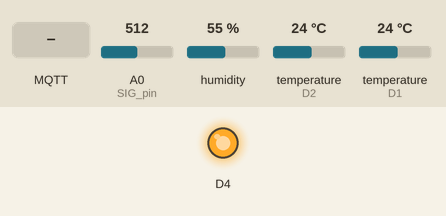
A sketch run on a simulated ESP8266 (NodeMCU). Parts: output pins drawn as LEDs (lit = HIGH, except the on-board LED, lit = LOW). The inputs (shaded band) are chosen by the test bench; at power-on: A0 (SIG_pin) = 512, humidity 55 %, temperature (sensors on D2, D1) 24 °C. WiFi joins after 1.5 s; servers stay silent unless stated; random numbers use the default seed unless the sketch sets one; no MQTT or app messages arrive unless stated; pins used as bus, display or sensor lines are not drawn; what the sketch prints to the serial monitor is not drawn.

Above: at 2.7 s.
2.8 s: MQTT message "0" arrives on the first subscribed topic
At 12.4 s:
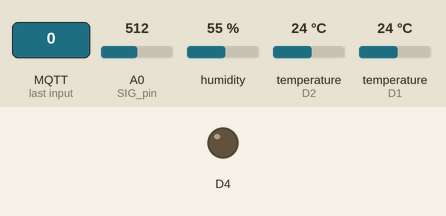
13.1 s: MQTT message "1" arrives on the first subscribed topic
At 22.5 s:
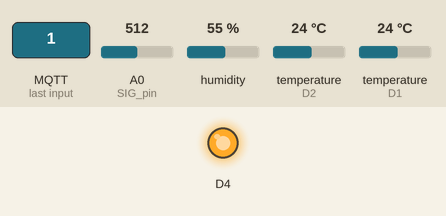
23.1 s: MQTT message "2" arrives on the first subscribed topic
At 32.6 s:
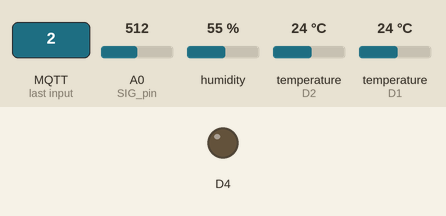
Timing chart, 0 to 34.1 s (numbered marks = the images above; inputs shaded):
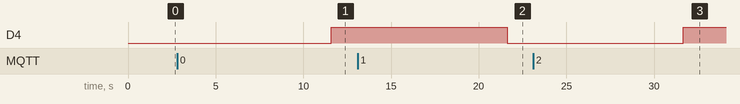

Measured:
- after the input at 2.8 s, D4: LOW → HIGH after 8.8 s
- after the input at 13.1 s, D4: HIGH → LOW after 8.5 s
- after the input at 23.1 s, D4: LOW → HIGH after 8.6 s

The sketch:

device.ino
```cpp
#include <ESP8266WiFi.h>
#include <PubSubClient.h>
#include <OneWire.h>
#include <DHT.h>
#include <DHT_U.h>

const char* ssid = "WiFi ssid";  // Wifi name
const char* password = "WiFi password";  // Wifi Password
const char* mqtt_server = "MQTT Server's IP";

long deviceId = 1; // FIXME
float temperature, humidity, soilTemperature, soilHumidity, lux;

String fullTopic = "devices/" + String(deviceId);
const char* topic = fullTopic.c_str();

WiFiClient espClient;
PubSubClient client(espClient);
unsigned long lastMsg = 0;
#define MSG_BUFFER_SIZE (200)
char msg[MSG_BUFFER_SIZE];
int value = 0;

// Mux control pins
int s0 = D8;
int s1 = D7;
int s2 = D6;
int s3 = D5;

// Mux int "SIG" pin
int SIG_pin = A0;

// soilTemperature
int DS18S20_Pin = 5;
OneWire ds(DS18S20_Pin);

#define DHTPIN 4        // SDA 핀의 설정
#define DHTTYPE DHT22   // DHT22 (AM2302) 센서종류 설정

DHT dht(DHTPIN, DHTTYPE);

void setup_wifi() {
  delay(10);

  Serial.println();
  Serial.print("Connecting to ");
  Serial.println(ssid);

  WiFi.mode(WIFI_STA);
  WiFi.begin(ssid, password);

  while (WiFi.status() != WL_CONNECTED) {
    delay(500);
    Serial.print(".");
  }

  randomSeed(micros());

  Serial.println("");
  Serial.println("WiFi connected");
  Serial.println("IP address: ");
  Serial.println(WiFi.localIP());
}

void callback(char* topic, byte* payload, unsigned int length) {
  Serial.print("Message arrived[");
  Serial.print(topic);
  Serial.print("]");
  for (int i = 0; i < length; i++) {
    Serial.print((char)payload[i]);
  }
  Serial.println();

  if ((char)payload[0] == '1') {
    digitalWrite(BUILTIN_LED, LOW);
  } else {
    digitalWrite(BUILTIN_LED, HIGH);
  }
}

void reconnect() {
  while (!client.connected()) {
    Serial.print("Attempting MQTT connection...");
    String clientId = "ESP8266Client-";
    clientId += String(random(0xffff), HEX);
    if (client.connect(clientId.c_str())) {
      Serial.println("connected");
      client.publish("outTopic", "hello world");
      client.subscribe("inTopic");
    } else {
      Serial.print("failed, rc=");
      Serial.print(client.state());
      Serial.println(" try agin in 5 seconds");

      delay(10000);
    }
  }
}

float getTemp() {                                  //온도 측정 후 반환하는 함수
  byte data[12];
  byte addr[8];
  if ( !ds.search(addr)) {
    ds.reset_search();
    return -1000;
  }
  if ( OneWire::crc8( addr, 7) != addr[7]) {
    Serial.println("CRC is not valid!");
    return -1000;
  }
  if ( addr[0] != 0x10 && addr[0] != 0x28) {
    Serial.print("Device is not recognized");
    return -1000;
  }
  ds.reset();
  ds.select(addr);
  ds.write(0x44, 1);
  byte present = ds.reset();
  ds.select(addr);
  ds.write(0xBE);

  for (int i = 0; i < 9; i++) {
    data[i] = ds.read();
  }

  ds.reset_search();
  byte MSB = data[1];
  byte LSB = data[0];
  float tempRead = ((MSB << 8) | LSB);
  float TemperatureSum = tempRead / 16;
  return TemperatureSum;
}

String json_data(long deviceId, float humidity, float temperature, float soilHumidity, float soilTemperature, float lux) {
  String s_id = String(deviceId);
  String s_hum = String(humidity);
  String s_tem = String(temperature);
  String s_soilH = String(soilHumidity);
  String s_soilT = String(soilTemperature);
  String s_lux = String(lux);
  String str = "{\"device\": {\"deviceId\": \"" + s_id + "\"}, \"humidity\": \"" + s_hum + "\", \"temperature\": \"" + s_tem + "\", \"soilHumidity\": \"" + s_soilH + "\", \"soilTemperature\": \"" + s_soilT + "\", \"lux\": \"" + s_lux + "\"}";
  return str;
}

float calc_soilH() {
  soilHumidity = 100 - map(getAnalog(1), 0, 1023, 0, 100);
  return soilHumidity;
}

float calc_lux() {
  lux = 100 - map(getAnalog(3), 0, 1023, 0, 100);
  return lux;
}

void setup() {
  // put your setup code here, to run once:
  pinMode(BUILTIN_LED, OUTPUT);

  pinMode(SIG_pin, INPUT);

  // Start Mux Code
  pinMode(s0, OUTPUT);
  pinMode(s1, OUTPUT);
  pinMode(s2, OUTPUT);
  pinMode(s3, OUTPUT);

  // End Mux Code
  Serial.begin(115200); // 보드레이트 속도
  dht.begin();

  setup_wifi();
  client.setServer(mqtt_server, 1883);
  client.setCallback(callback);
}

void loop() {
  // put your main code here, to run repeatedly:
  if (!client.connected()) {
    reconnect();
  }
  client.loop();

  humidity = dht.readHumidity();
  temperature = dht.readTemperature();

  calc_soilH();

  soilTemperature = getTemp();

  calc_lux();

  ++value;
  snprintf (msg, MSG_BUFFER_SIZE, json_data(deviceId, humidity, temperature, soilHumidity, soilTemperature, lux).c_str(), value);

  client.publish(topic, msg);
  Serial.println(msg);

  delay(10000);
}

float getAnalog(int MUXyPin) {
  digitalWrite(s3, HIGH && (MUXyPin & B00001000));
  digitalWrite(s2, HIGH && (MUXyPin & B00000100));
  digitalWrite(s1, HIGH && (MUXyPin & B00000010));
  digitalWrite(s0, HIGH && (MUXyPin & B00000001));
  return (float)analogRead(SIG_pin);
}
```
